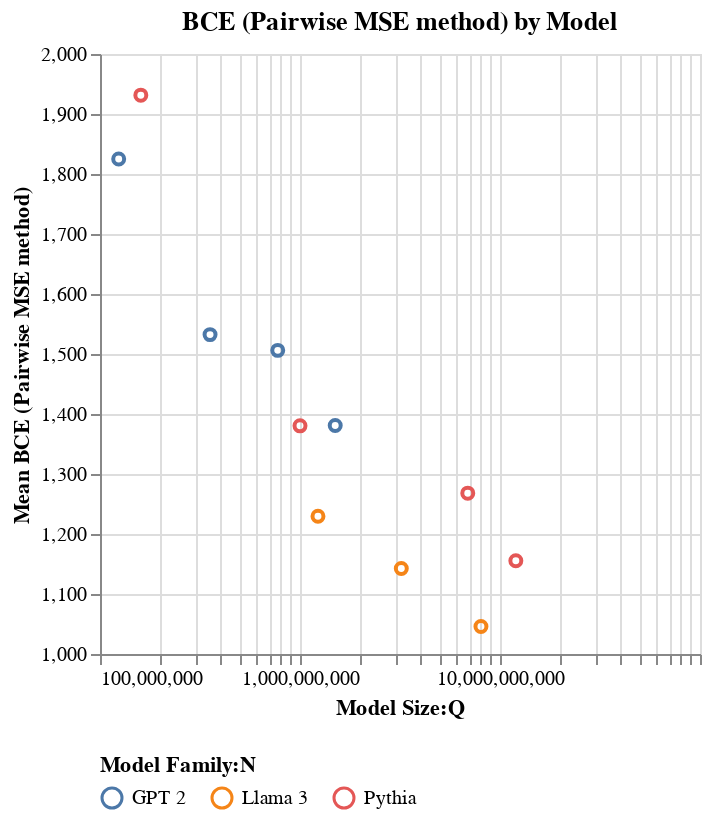

Notebook code cell kept with this figure:
### Code cell
config = VisualisationConfig(
    plot_fn=alt.Chart.mark_point,
    fig_title="BCE (Pairwise MSE method) by Model",
    x_category="Model Size:Q",
    y_category="mean(BCE (Pairwise MSE)):Q",
    color_category="Model Family:N",
    tooltip_fields=[
        alt.Tooltip("Language Model:N", title="Model"),
        alt.Tooltip("Model Family:N", title="Family"),
        alt.Tooltip("mean(BCE (Pairwise MSE)):Q", title="Mean BCE", format=".3f"),
        alt.Tooltip("median():Q", title="Median", format=".3f"),
        alt.Tooltip("mean():Q", title="Mean", format=".3f"),
        alt.Tooltip("count():Q", title="Count", format="d"),
    ],
    titles={
        "mean(BCE (Pairwise MSE)):Q": "Mean BCE (Pairwise MSE method)",
        "model_name": "Language Model",
    },
    scale={
        "Model Size:Q": {"type": "log"},
        "mean(BCE (Pairwise MSE)):Q": {"zero": False},
    },
    chart_properties={
        "resolve": {"scale": {"x": "independent", "y": "shared"}},
    },
    legend_config={"columns": 5, "orient": "bottom"},
)

chart_mse = visualize(bce_mse_analyzer.df, config=config)

chart_mse.show()

### Figure 1 — Vega specification as saved in the notebook (floating-point values rounded to 4 significant figures)
{"$schema": "https://vega.github.io/schema/vega/v5.json", "data": [{"name": "source_0", "values": [{"Language Model": "GPT-2-S", "Model Family": "GPT 2", "Model Size": 124000000.0, "__count": 4630, "mean_BCE (Pairwise MSE)": 1825.0}, {"Language Model": "GPT-2-M", "Model Family": "GPT 2", "Model Size": 355000000.0, "__count": 4630, "mean_BCE (Pairwise MSE)": 1532.0}, {"Language Model": "GPT-2-L", "Model Family": "GPT 2", "Model Size": 774000000.0, "__count": 4630, "mean_BCE (Pairwise MSE)": 1506.0}, {"Language Model": "GPT-2-XL", "Model Family": "GPT 2", "Model Size": 1500000000.0, "__count": 4630, "mean_BCE (Pairwise MSE)": 1381.0}, {"Language Model": "Llama3.2-1B", "Model Family": "Llama 3", "Model Size": 1230000000.0, "__count": 4630, "mean_BCE (Pairwise MSE)": 1230.0}, {"Language Model": "Llama3.2-3B", "Model Family": "Llama 3", "Model Size": 3210000000.0, "__count": 4630, "mean_BCE (Pairwise MSE)": 1143.0}, {"Language Model": "Llama3.1-8B", "Model Family": "Llama 3", "Model Size": 8030000000.0, "__count": 4630, "mean_BCE (Pairwise MSE)": 1046.0}, {"Language Model": "Pythia-160M", "Model Family": "Pythia", "Model Size": 160000000.0, "__count": 4630, "mean_BCE (Pairwise MSE)": 1931.0}, {"Language Model": "Pythia-1B", "Model Family": "Pythia", "Model Size": 1000000000.0, "__count": 4630, "mean_BCE (Pairwise MSE)": 1380.0}, {"Language Model": "Pythia-6.9B", "Model Family": "Pythia", "Model Size": 6900000000.0, "__count": 4630, "mean_BCE (Pairwise MSE)": 1268.0}, {"Language Model": "Pythia-12B", "Model Family": "Pythia", "Model Size": 12000000000.0, "__count": 4630, "mean_BCE (Pairwise MSE)": 1155.0}]}, {"name": "source_0_y_domain_mean_BCE (Pairwise MSE)", "values": [{"min": 1046.0, "max": 1931.0}]}, {"name": "source_0_color_domain_Model Family", "values": [{"Model Family": "GPT 2"}, {"Model Family": "Llama 3"}, {"Model Family": "Pythia"}]}], "marks": [{"type": "symbol", "name": "marks", "from": {"data": "source_0"}, "encode": {"update": {"x": {"field": "Model Size", "scale": "x"}, "tooltip": {"signal": "{\"Model\": isValid(datum[\"Language Model\"]) ? datum[\"Language Model\"] : \"\"+datum[\"Language Model\"], \"Family\": isValid(datum[\"Model Family\"]) ? datum[\"Model Family\"] : \"\"+datum[\"Model Family\"], \"Mean BCE\": format(datum[\"mean_BCE (Pairwise MSE)\"], \".3f\"), \"Count\": format(datum[\"__count\"], \"d\")}"}, "stroke": {"field": "Model Family", "scale": "color"}, "y": {"field": "mean_BCE (Pairwise MSE)", "scale": "y"}, "fill": {"value": "transparent"}}}, "style": ["point"]}], "scales": [{"name": "x", "type": "log", "domain": {"data": "source_0", "field": "Model Size"}, "range": [0, {"signal": "width"}], "nice": true}, {"name": "y", "type": "linear", "domain": [{"signal": "(data(\"source_0_y_domain_mean_BCE (Pairwise MSE)\")[0] || {}).min"}, {"signal": "(data(\"source_0_y_domain_mean_BCE (Pairwise MSE)\")[0] || {}).max"}], "range": [{"signal": "height"}, 0], "zero": false, "nice": true}, {"name": "color", "type": "ordinal", "domain": {"data": "source_0_color_domain_Model Family", "field": "Model Family"}, "range": "category"}], "axes": [{"scale": "x", "labels": false, "domain": false, "minExtent": 0, "maxExtent": 0, "orient": "bottom", "gridScale": "y", "zindex": 0, "aria": false, "ticks": false, "grid": true}, {"scale": "y", "minExtent": 0, "aria": false, "zindex": 0, "tickCount": {"signal": "ceil(height/40)"}, "orient": "left", "domain": false, "labels": false, "maxExtent": 0, "gridScale": "x", "grid": true, "ticks": false}, {"scale": "x", "title": "Model Size:Q", "zindex": 0, "labelOverlap": "greedy", "orient": "bottom", "grid": false, "labelFlush": true}, {"scale": "y", "zindex": 0, "title": "Mean BCE (Pairwise MSE method)", "grid": false, "orient": "left", "labelOverlap": true, "tickCount": {"signal": "ceil(height/40)"}}], "title": {"text": "BCE (Pairwise MSE method) by Model", "frame": "group"}, "padding": 5, "background": "white", "width": 300, "legends": [{"columns": 5, "orient": "bottom", "title": "Model Family:N", "stroke": "color", "direction": "horizontal", "symbolType": "circle", "encode": {"symbols": {"update": {"fill": {"value": "transparent"}}}}}], "style": "cell", "height": 300}
